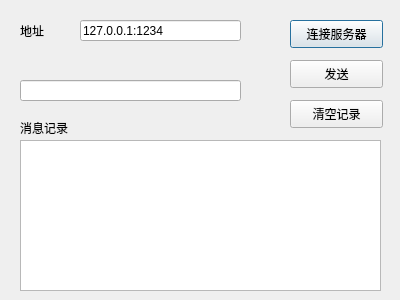
<?xml version="1.0" encoding="UTF-8"?>
<ui version="4.0">
 <class>ClientDialog</class>
 <widget class="QDialog" name="ClientDialog">
  <property name="geometry">
   <rect>
    <x>0</x>
    <y>0</y>
    <width>400</width>
    <height>300</height>
   </rect>
  </property>
  <property name="windowTitle">
   <string>客户端</string>
  </property>
  <widget class="QPushButton" name="pushButtonConnect">
   <property name="geometry">
    <rect>
     <x>290</x>
     <y>20</y>
     <width>93</width>
     <height>28</height>
    </rect>
   </property>
   <property name="text">
    <string>连接服务器</string>
   </property>
  </widget>
  <widget class="QListWidget" name="listWidgetMsg">
   <property name="geometry">
    <rect>
     <x>20</x>
     <y>140</y>
     <width>361</width>
     <height>151</height>
    </rect>
   </property>
  </widget>
  <widget class="QLabel" name="labelHint">
   <property name="geometry">
    <rect>
     <x>20</x>
     <y>50</y>
     <width>72</width>
     <height>15</height>
    </rect>
   </property>
   <property name="text">
    <string/>
   </property>
  </widget>
  <widget class="QPushButton" name="pushButtonSend">
   <property name="geometry">
    <rect>
     <x>290</x>
     <y>60</y>
     <width>93</width>
     <height>28</height>
    </rect>
   </property>
   <property name="text">
    <string>发送</string>
   </property>
  </widget>
  <widget class="QLineEdit" name="lineEditMsg">
   <property name="geometry">
    <rect>
     <x>20</x>
     <y>80</y>
     <width>221</width>
     <height>21</height>
    </rect>
   </property>
  </widget>
  <widget class="QLineEdit" name="lineEditAddr">
   <property name="geometry">
    <rect>
     <x>80</x>
     <y>20</y>
     <width>161</width>
     <height>21</height>
    </rect>
   </property>
   <property name="text">
    <string>127.0.0.1:1234</string>
   </property>
  </widget>
  <widget class="QLabel" name="labelAddr">
   <property name="geometry">
    <rect>
     <x>20</x>
     <y>20</y>
     <width>41</width>
     <height>21</height>
    </rect>
   </property>
   <property name="text">
    <string>地址</string>
   </property>
  </widget>
  <widget class="QLabel" name="labelMsg">
   <property name="geometry">
    <rect>
     <x>20</x>
     <y>120</y>
     <width>72</width>
     <height>15</height>
    </rect>
   </property>
   <property name="text">
    <string>消息记录</string>
   </property>
  </widget>
  <widget class="QPushButton" name="pushButtonLaunchClear">
   <property name="geometry">
    <rect>
     <x>290</x>
     <y>100</y>
     <width>93</width>
     <height>28</height>
    </rect>
   </property>
   <property name="text">
    <string>清空记录</string>
   </property>
  </widget>
 </widget>
 <resources/>
 <connections/>
</ui>
